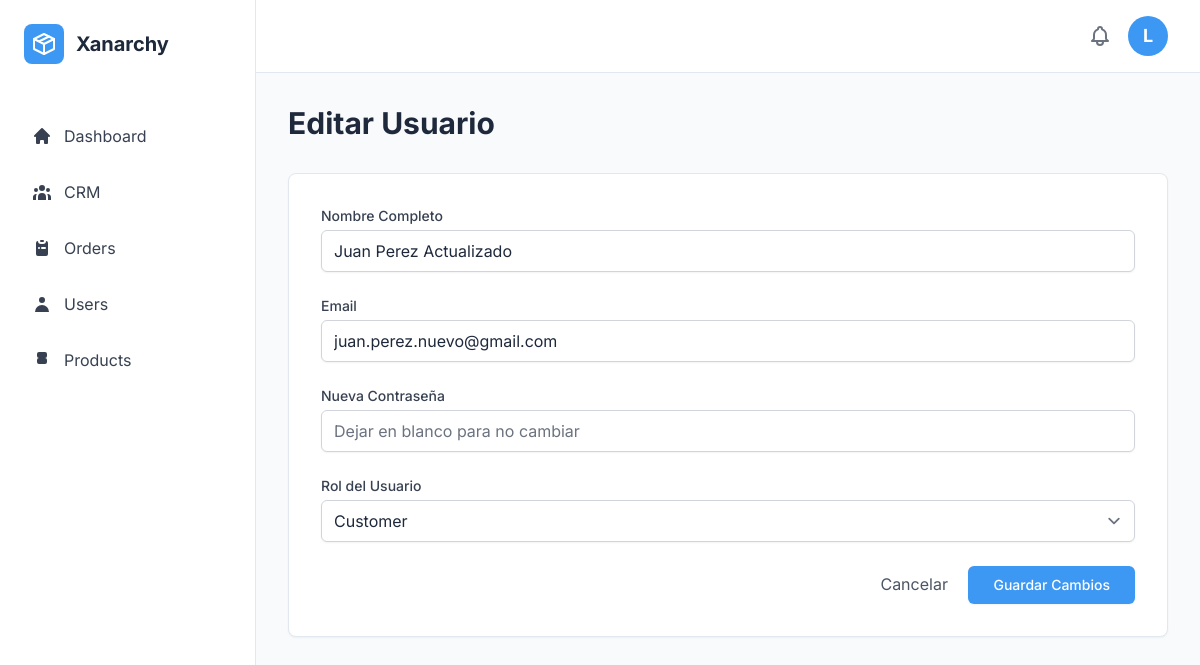
Screenshot of /admin/edit_user.php?id=3 (signed in) with the database file from the repository.
### tables this page shows
CREATE TABLE `users` (
  `id` int(10) unsigned NOT NULL AUTO_INCREMENT,
  `name` varchar(100) NOT NULL,
  `email` varchar(150) NOT NULL,
  `password` varchar(255) NOT NULL,
  `role` enum('customer','vendor','admin') NOT NULL DEFAULT 'customer',
  `created_at` timestamp NOT NULL DEFAULT current_timestamp(),
  `crm_stage` enum('Prospecto','Activo','Frecuente','Inactivo') NOT NULL DEFAULT 'Prospecto',
  `crm_stage_manual` tinyint(1) DEFAULT 0,
  PRIMARY KEY (`id`),
  UNIQUE KEY `email` (`email`)
);

### admin/edit_user.php (the view, shortened to what this page needs)
<?php
require_once __DIR__ . '/../includes/auth_admin.php';
$userId = (int)$_GET['id'];
$stmt = $pdo->prepare("SELECT * FROM users WHERE id = ?");
$stmt->execute([$userId]);
$user = $stmt->fetch();
require_once __DIR__ . '/includes/header.php';
?>
    <div class="max-w-4xl mx-auto">
        <h2 class="text-3xl font-bold text-[var(--text-primary)] mb-8">Editar Usuario</h2>
        <form action="edit_user.php?id=<?php echo $userId; ?>" method="POST" class="bg-white p-8 rounded-lg shadow-sm border border-[var(--border-color)] space-y-6">
            <div>
                <label for="name" class="block text-sm font-medium text-gray-700">Nombre Completo</label>
                <input type="text" name="name" id="name" value="<?php echo htmlspecialchars($user['name']); ?>" required class="mt-1 block w-full rounded-md border-gray-300 shadow-sm">
            </div>
            <div>
                <label for="email" class="block text-sm font-medium text-gray-700">Email</label>
                <input type="email" name="email" id="email" value="<?php echo htmlspecialchars($user['email']); ?>" required class="mt-1 block w-full rounded-md border-gray-300 shadow-sm">
            </div>
            <div>
                <label for="password" class="block text-sm font-medium text-gray-700">Nueva Contraseña</label>
                <input type="password" name="password" id="password" placeholder="Dejar en blanco para no cambiar" class="mt-1 block w-full rounded-md border-gray-300 shadow-sm">
            </div>
            <div>
                <label for="role" class="block text-sm font-medium text-gray-700">Rol del Usuario</label>
                <select name="role" id="role" class="mt-1 block w-full rounded-md border-gray-300 shadow-sm">
                    <option value="customer" <?php echo ($user['role'] === 'customer') ? 'selected' : ''; ?>>Customer</option>
                </select>
            </div>
            <div class="text-right">
                <a href="users.php" class="text-gray-600 mr-4">Cancelar</a>
                <button type="submit" class="inline-flex justify-center py-2 px-6 border border-transparent shadow-sm text-sm font-medium rounded-md text-white bg-[var(--primary-color)] hover:bg-[var(--primary-color-hover)]">
                    Guardar Cambios
                </button>
            </div>
        </form>
    </div>
<?php
require_once __DIR__ . '/includes/footer.php';
?><?php

### admin/includes/header.php (style rules this page uses)
:root { --primary-color: #3d98f4;--primary-color-hover: #2b7ed6;--background-color: #f8fafc;--sidebar-bg: #ffffff;--text-primary: #1e293b;--text-secondary: #64748b;--border-color: #e2e8f0; }
body { font-family: 'Inter', sans-serif; background-color: var(--background-color); }

### rows the page displays
users: name "Juan Perez Actualizado", email "juan.perez.nuevo@gmail.com", role "Customer"

### other values shown
$userInitial "L"
